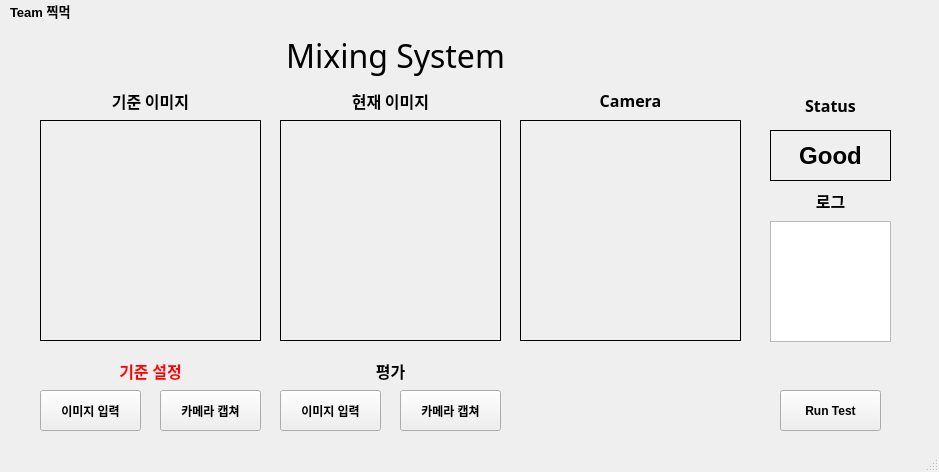
<?xml version="1.0" encoding="UTF-8"?>
<ui version="4.0">
 <class>MainWindow</class>
 <widget class="QMainWindow" name="MainWindow">
  <property name="geometry">
   <rect>
    <x>0</x>
    <y>0</y>
    <width>939</width>
    <height>472</height>
   </rect>
  </property>
  <property name="windowTitle">
   <string>MainWindow</string>
  </property>
  <property name="styleSheet">
   <string notr="true"/>
  </property>
  <widget class="QWidget" name="centralwidget">
   <widget class="QPushButton" name="pushSample">
    <property name="geometry">
     <rect>
      <x>780</x>
      <y>390</y>
      <width>101</width>
      <height>41</height>
     </rect>
    </property>
    <property name="font">
     <font>
      <bold>true</bold>
     </font>
    </property>
    <property name="text">
     <string>Run Test</string>
    </property>
   </widget>
   <widget class="QPushButton" name="pushInput">
    <property name="geometry">
     <rect>
      <x>280</x>
      <y>390</y>
      <width>101</width>
      <height>41</height>
     </rect>
    </property>
    <property name="font">
     <font>
      <bold>true</bold>
     </font>
    </property>
    <property name="text">
     <string>이미지 입력</string>
    </property>
   </widget>
   <widget class="QLabel" name="BaseImg">
    <property name="geometry">
     <rect>
      <x>50</x>
      <y>130</y>
      <width>200</width>
      <height>200</height>
     </rect>
    </property>
    <property name="frameShape">
     <enum>QFrame::NoFrame</enum>
    </property>
    <property name="text">
     <string/>
    </property>
   </widget>
   <widget class="QLabel" name="label_2">
    <property name="geometry">
     <rect>
      <x>50</x>
      <y>90</y>
      <width>201</width>
      <height>21</height>
     </rect>
    </property>
    <property name="font">
     <font>
      <family>맑은 고딕</family>
      <pointsize>12</pointsize>
      <bold>true</bold>
     </font>
    </property>
    <property name="text">
     <string>기준 이미지</string>
    </property>
    <property name="alignment">
     <set>Qt::AlignCenter</set>
    </property>
   </widget>
   <widget class="QLabel" name="label_3">
    <property name="geometry">
     <rect>
      <x>770</x>
      <y>90</y>
      <width>121</width>
      <height>31</height>
     </rect>
    </property>
    <property name="font">
     <font>
      <family>맑은 고딕</family>
      <pointsize>12</pointsize>
      <bold>true</bold>
     </font>
    </property>
    <property name="text">
     <string>Status</string>
    </property>
    <property name="alignment">
     <set>Qt::AlignCenter</set>
    </property>
   </widget>
   <widget class="QLabel" name="label_4">
    <property name="geometry">
     <rect>
      <x>10</x>
      <y>0</y>
      <width>101</width>
      <height>21</height>
     </rect>
    </property>
    <property name="font">
     <font>
      <pointsize>10</pointsize>
      <bold>true</bold>
     </font>
    </property>
    <property name="text">
     <string>Team 찍먹</string>
    </property>
    <property name="alignment">
     <set>Qt::AlignBottom|Qt::AlignLeading|Qt::AlignLeft</set>
    </property>
   </widget>
   <widget class="QPushButton" name="pushFit">
    <property name="geometry">
     <rect>
      <x>40</x>
      <y>390</y>
      <width>101</width>
      <height>41</height>
     </rect>
    </property>
    <property name="palette">
     <palette>
      <active>
       <colorrole role="WindowText">
        <brush brushstyle="SolidPattern">
         <color alpha="255">
          <red>0</red>
          <green>0</green>
          <blue>0</blue>
         </color>
        </brush>
       </colorrole>
       <colorrole role="ButtonText">
        <brush brushstyle="SolidPattern">
         <color alpha="255">
          <red>0</red>
          <green>0</green>
          <blue>0</blue>
         </color>
        </brush>
       </colorrole>
      </active>
      <inactive>
       <colorrole role="WindowText">
        <brush brushstyle="SolidPattern">
         <color alpha="255">
          <red>0</red>
          <green>0</green>
          <blue>0</blue>
         </color>
        </brush>
       </colorrole>
       <colorrole role="ButtonText">
        <brush brushstyle="SolidPattern">
         <color alpha="255">
          <red>0</red>
          <green>0</green>
          <blue>0</blue>
         </color>
        </brush>
       </colorrole>
      </inactive>
      <disabled/>
     </palette>
    </property>
    <property name="font">
     <font>
      <bold>true</bold>
      <underline>false</underline>
     </font>
    </property>
    <property name="text">
     <string>이미지 입력</string>
    </property>
   </widget>
   <widget class="QLabel" name="TargetImg">
    <property name="geometry">
     <rect>
      <x>290</x>
      <y>130</y>
      <width>200</width>
      <height>200</height>
     </rect>
    </property>
    <property name="frameShape">
     <enum>QFrame::NoFrame</enum>
    </property>
    <property name="text">
     <string/>
    </property>
   </widget>
   <widget class="QLabel" name="label_6">
    <property name="geometry">
     <rect>
      <x>290</x>
      <y>90</y>
      <width>201</width>
      <height>21</height>
     </rect>
    </property>
    <property name="font">
     <font>
      <family>맑은 고딕</family>
      <pointsize>12</pointsize>
      <bold>true</bold>
     </font>
    </property>
    <property name="text">
     <string>현재 이미지</string>
    </property>
    <property name="alignment">
     <set>Qt::AlignCenter</set>
    </property>
   </widget>
   <widget class="QListWidget" name="listWidget">
    <property name="geometry">
     <rect>
      <x>770</x>
      <y>221</y>
      <width>121</width>
      <height>121</height>
     </rect>
    </property>
   </widget>
   <widget class="QLabel" name="label_7">
    <property name="geometry">
     <rect>
      <x>770</x>
      <y>190</y>
      <width>121</width>
      <height>21</height>
     </rect>
    </property>
    <property name="font">
     <font>
      <family>맑은 고딕</family>
      <pointsize>12</pointsize>
      <bold>true</bold>
     </font>
    </property>
    <property name="text">
     <string>로그</string>
    </property>
    <property name="alignment">
     <set>Qt::AlignCenter</set>
    </property>
   </widget>
   <widget class="QLabel" name="label_status">
    <property name="geometry">
     <rect>
      <x>770</x>
      <y>130</y>
      <width>121</width>
      <height>51</height>
     </rect>
    </property>
    <property name="palette">
     <palette>
      <active>
       <colorrole role="WindowText">
        <brush brushstyle="SolidPattern">
         <color alpha="255">
          <red>0</red>
          <green>0</green>
          <blue>0</blue>
         </color>
        </brush>
       </colorrole>
       <colorrole role="Dark">
        <brush brushstyle="SolidPattern">
         <color alpha="255">
          <red>160</red>
          <green>160</green>
          <blue>160</blue>
         </color>
        </brush>
       </colorrole>
       <colorrole role="Mid">
        <brush brushstyle="SolidPattern">
         <color alpha="255">
          <red>160</red>
          <green>160</green>
          <blue>160</blue>
         </color>
        </brush>
       </colorrole>
       <colorrole role="Text">
        <brush brushstyle="SolidPattern">
         <color alpha="255">
          <red>0</red>
          <green>0</green>
          <blue>0</blue>
         </color>
        </brush>
       </colorrole>
       <colorrole role="ButtonText">
        <brush brushstyle="SolidPattern">
         <color alpha="255">
          <red>0</red>
          <green>0</green>
          <blue>0</blue>
         </color>
        </brush>
       </colorrole>
       <colorrole role="Base">
        <brush brushstyle="SolidPattern">
         <color alpha="255">
          <red>0</red>
          <green>255</green>
          <blue>0</blue>
         </color>
        </brush>
       </colorrole>
       <colorrole role="Window">
        <brush brushstyle="SolidPattern">
         <color alpha="255">
          <red>255</red>
          <green>255</green>
          <blue>255</blue>
         </color>
        </brush>
       </colorrole>
       <colorrole role="AlternateBase">
        <brush brushstyle="SolidPattern">
         <color alpha="255">
          <red>233</red>
          <green>231</green>
          <blue>227</blue>
         </color>
        </brush>
       </colorrole>
       <colorrole role="PlaceholderText">
        <brush brushstyle="SolidPattern">
         <color alpha="128">
          <red>0</red>
          <green>0</green>
          <blue>0</blue>
         </color>
        </brush>
       </colorrole>
      </active>
      <inactive>
       <colorrole role="WindowText">
        <brush brushstyle="SolidPattern">
         <color alpha="255">
          <red>0</red>
          <green>0</green>
          <blue>0</blue>
         </color>
        </brush>
       </colorrole>
       <colorrole role="Dark">
        <brush brushstyle="SolidPattern">
         <color alpha="255">
          <red>160</red>
          <green>160</green>
          <blue>160</blue>
         </color>
        </brush>
       </colorrole>
       <colorrole role="Mid">
        <brush brushstyle="SolidPattern">
         <color alpha="255">
          <red>160</red>
          <green>160</green>
          <blue>160</blue>
         </color>
        </brush>
       </colorrole>
       <colorrole role="Text">
        <brush brushstyle="SolidPattern">
         <color alpha="255">
          <red>0</red>
          <green>0</green>
          <blue>0</blue>
         </color>
        </brush>
       </colorrole>
       <colorrole role="ButtonText">
        <brush brushstyle="SolidPattern">
         <color alpha="255">
          <red>0</red>
          <green>0</green>
          <blue>0</blue>
         </color>
        </brush>
       </colorrole>
       <colorrole role="Base">
        <brush brushstyle="SolidPattern">
         <color alpha="255">
          <red>0</red>
          <green>255</green>
          <blue>0</blue>
         </color>
        </brush>
       </colorrole>
       <colorrole role="Window">
        <brush brushstyle="SolidPattern">
         <color alpha="255">
          <red>255</red>
          <green>255</green>
          <blue>255</blue>
         </color>
        </brush>
       </colorrole>
       <colorrole role="AlternateBase">
        <brush brushstyle="SolidPattern">
         <color alpha="255">
          <red>233</red>
          <green>231</green>
          <blue>227</blue>
         </color>
        </brush>
       </colorrole>
       <colorrole role="PlaceholderText">
        <brush brushstyle="SolidPattern">
         <color alpha="128">
          <red>0</red>
          <green>0</green>
          <blue>0</blue>
         </color>
        </brush>
       </colorrole>
      </inactive>
      <disabled>
       <colorrole role="WindowText">
        <brush brushstyle="SolidPattern">
         <color alpha="255">
          <red>0</red>
          <green>0</green>
          <blue>0</blue>
         </color>
        </brush>
       </colorrole>
       <colorrole role="Dark">
        <brush brushstyle="SolidPattern">
         <color alpha="255">
          <red>160</red>
          <green>160</green>
          <blue>160</blue>
         </color>
        </brush>
       </colorrole>
       <colorrole role="Mid">
        <brush brushstyle="SolidPattern">
         <color alpha="255">
          <red>160</red>
          <green>160</green>
          <blue>160</blue>
         </color>
        </brush>
       </colorrole>
       <colorrole role="Text">
        <brush brushstyle="SolidPattern">
         <color alpha="255">
          <red>0</red>
          <green>0</green>
          <blue>0</blue>
         </color>
        </brush>
       </colorrole>
       <colorrole role="ButtonText">
        <brush brushstyle="SolidPattern">
         <color alpha="255">
          <red>0</red>
          <green>0</green>
          <blue>0</blue>
         </color>
        </brush>
       </colorrole>
       <colorrole role="Base">
        <brush brushstyle="SolidPattern">
         <color alpha="255">
          <red>255</red>
          <green>255</green>
          <blue>255</blue>
         </color>
        </brush>
       </colorrole>
       <colorrole role="Window">
        <brush brushstyle="SolidPattern">
         <color alpha="255">
          <red>255</red>
          <green>255</green>
          <blue>255</blue>
         </color>
        </brush>
       </colorrole>
       <colorrole role="AlternateBase">
        <brush brushstyle="SolidPattern">
         <color alpha="255">
          <red>233</red>
          <green>231</green>
          <blue>227</blue>
         </color>
        </brush>
       </colorrole>
       <colorrole role="PlaceholderText">
        <brush brushstyle="SolidPattern">
         <color alpha="128">
          <red>0</red>
          <green>0</green>
          <blue>0</blue>
         </color>
        </brush>
       </colorrole>
      </disabled>
     </palette>
    </property>
    <property name="font">
     <font>
      <pointsize>18</pointsize>
      <bold>true</bold>
     </font>
    </property>
    <property name="layoutDirection">
     <enum>Qt::LeftToRight</enum>
    </property>
    <property name="autoFillBackground">
     <bool>false</bool>
    </property>
    <property name="styleSheet">
     <string notr="true">color: black;
</string>
    </property>
    <property name="frameShape">
     <enum>QFrame::Box</enum>
    </property>
    <property name="text">
     <string>Good</string>
    </property>
    <property name="alignment">
     <set>Qt::AlignCenter</set>
    </property>
    <property name="wordWrap">
     <bool>false</bool>
    </property>
   </widget>
   <widget class="QLabel" name="label_5">
    <property name="geometry">
     <rect>
      <x>50</x>
      <y>10</y>
      <width>691</width>
      <height>91</height>
     </rect>
    </property>
    <property name="font">
     <font>
      <family>궁서</family>
      <pointsize>24</pointsize>
      <bold>false</bold>
     </font>
    </property>
    <property name="text">
     <string>Mixing System</string>
    </property>
    <property name="alignment">
     <set>Qt::AlignCenter</set>
    </property>
   </widget>
   <widget class="QLabel" name="BaseImg_2">
    <property name="geometry">
     <rect>
      <x>40</x>
      <y>120</y>
      <width>221</width>
      <height>221</height>
     </rect>
    </property>
    <property name="frameShape">
     <enum>QFrame::Box</enum>
    </property>
    <property name="text">
     <string/>
    </property>
   </widget>
   <widget class="QLabel" name="BaseImg_3">
    <property name="geometry">
     <rect>
      <x>280</x>
      <y>120</y>
      <width>221</width>
      <height>221</height>
     </rect>
    </property>
    <property name="frameShape">
     <enum>QFrame::Box</enum>
    </property>
    <property name="text">
     <string/>
    </property>
   </widget>
   <widget class="QLabel" name="BaseImg_4">
    <property name="geometry">
     <rect>
      <x>520</x>
      <y>120</y>
      <width>221</width>
      <height>221</height>
     </rect>
    </property>
    <property name="frameShape">
     <enum>QFrame::Box</enum>
    </property>
    <property name="text">
     <string/>
    </property>
   </widget>
   <widget class="QLabel" name="label_8">
    <property name="geometry">
     <rect>
      <x>530</x>
      <y>90</y>
      <width>201</width>
      <height>21</height>
     </rect>
    </property>
    <property name="font">
     <font>
      <family>맑은 고딕</family>
      <pointsize>12</pointsize>
      <bold>true</bold>
     </font>
    </property>
    <property name="text">
     <string>Camera</string>
    </property>
    <property name="alignment">
     <set>Qt::AlignCenter</set>
    </property>
   </widget>
   <widget class="QLabel" name="camera">
    <property name="geometry">
     <rect>
      <x>530</x>
      <y>130</y>
      <width>200</width>
      <height>200</height>
     </rect>
    </property>
    <property name="frameShape">
     <enum>QFrame::NoFrame</enum>
    </property>
    <property name="text">
     <string/>
    </property>
   </widget>
   <widget class="QLabel" name="label_9">
    <property name="geometry">
     <rect>
      <x>50</x>
      <y>360</y>
      <width>201</width>
      <height>21</height>
     </rect>
    </property>
    <property name="palette">
     <palette>
      <active>
       <colorrole role="WindowText">
        <brush brushstyle="SolidPattern">
         <color alpha="255">
          <red>255</red>
          <green>0</green>
          <blue>0</blue>
         </color>
        </brush>
       </colorrole>
       <colorrole role="Text">
        <brush brushstyle="SolidPattern">
         <color alpha="255">
          <red>255</red>
          <green>0</green>
          <blue>0</blue>
         </color>
        </brush>
       </colorrole>
      </active>
      <inactive>
       <colorrole role="WindowText">
        <brush brushstyle="SolidPattern">
         <color alpha="255">
          <red>255</red>
          <green>0</green>
          <blue>0</blue>
         </color>
        </brush>
       </colorrole>
       <colorrole role="Text">
        <brush brushstyle="SolidPattern">
         <color alpha="255">
          <red>255</red>
          <green>0</green>
          <blue>0</blue>
         </color>
        </brush>
       </colorrole>
      </inactive>
      <disabled/>
     </palette>
    </property>
    <property name="font">
     <font>
      <family>맑은 고딕</family>
      <pointsize>12</pointsize>
      <bold>true</bold>
     </font>
    </property>
    <property name="text">
     <string>기준 설정</string>
    </property>
    <property name="alignment">
     <set>Qt::AlignCenter</set>
    </property>
   </widget>
   <widget class="QPushButton" name="pushCaptureFIt">
    <property name="geometry">
     <rect>
      <x>160</x>
      <y>390</y>
      <width>101</width>
      <height>41</height>
     </rect>
    </property>
    <property name="palette">
     <palette>
      <active>
       <colorrole role="WindowText">
        <brush brushstyle="SolidPattern">
         <color alpha="255">
          <red>0</red>
          <green>0</green>
          <blue>0</blue>
         </color>
        </brush>
       </colorrole>
       <colorrole role="ButtonText">
        <brush brushstyle="SolidPattern">
         <color alpha="255">
          <red>0</red>
          <green>0</green>
          <blue>0</blue>
         </color>
        </brush>
       </colorrole>
      </active>
      <inactive>
       <colorrole role="WindowText">
        <brush brushstyle="SolidPattern">
         <color alpha="255">
          <red>0</red>
          <green>0</green>
          <blue>0</blue>
         </color>
        </brush>
       </colorrole>
       <colorrole role="ButtonText">
        <brush brushstyle="SolidPattern">
         <color alpha="255">
          <red>0</red>
          <green>0</green>
          <blue>0</blue>
         </color>
        </brush>
       </colorrole>
      </inactive>
      <disabled/>
     </palette>
    </property>
    <property name="font">
     <font>
      <bold>true</bold>
      <underline>false</underline>
     </font>
    </property>
    <property name="text">
     <string>카메라 캡쳐</string>
    </property>
   </widget>
   <widget class="QLabel" name="label_10">
    <property name="geometry">
     <rect>
      <x>290</x>
      <y>360</y>
      <width>201</width>
      <height>21</height>
     </rect>
    </property>
    <property name="palette">
     <palette>
      <active>
       <colorrole role="WindowText">
        <brush brushstyle="SolidPattern">
         <color alpha="255">
          <red>0</red>
          <green>0</green>
          <blue>0</blue>
         </color>
        </brush>
       </colorrole>
       <colorrole role="Text">
        <brush brushstyle="SolidPattern">
         <color alpha="255">
          <red>0</red>
          <green>0</green>
          <blue>0</blue>
         </color>
        </brush>
       </colorrole>
      </active>
      <inactive>
       <colorrole role="WindowText">
        <brush brushstyle="SolidPattern">
         <color alpha="255">
          <red>0</red>
          <green>0</green>
          <blue>0</blue>
         </color>
        </brush>
       </colorrole>
       <colorrole role="Text">
        <brush brushstyle="SolidPattern">
         <color alpha="255">
          <red>0</red>
          <green>0</green>
          <blue>0</blue>
         </color>
        </brush>
       </colorrole>
      </inactive>
      <disabled/>
     </palette>
    </property>
    <property name="font">
     <font>
      <family>맑은 고딕</family>
      <pointsize>12</pointsize>
      <bold>true</bold>
     </font>
    </property>
    <property name="text">
     <string>평가</string>
    </property>
    <property name="alignment">
     <set>Qt::AlignCenter</set>
    </property>
   </widget>
   <widget class="QPushButton" name="pushCapture">
    <property name="geometry">
     <rect>
      <x>400</x>
      <y>390</y>
      <width>101</width>
      <height>41</height>
     </rect>
    </property>
    <property name="font">
     <font>
      <bold>true</bold>
     </font>
    </property>
    <property name="text">
     <string>카메라 캡쳐</string>
    </property>
   </widget>
   <zorder>BaseImg_2</zorder>
   <zorder>BaseImg_3</zorder>
   <zorder>label_5</zorder>
   <zorder>pushSample</zorder>
   <zorder>pushInput</zorder>
   <zorder>BaseImg</zorder>
   <zorder>label_3</zorder>
   <zorder>label_4</zorder>
   <zorder>pushFit</zorder>
   <zorder>TargetImg</zorder>
   <zorder>label_6</zorder>
   <zorder>label_2</zorder>
   <zorder>listWidget</zorder>
   <zorder>label_7</zorder>
   <zorder>label_status</zorder>
   <zorder>BaseImg_4</zorder>
   <zorder>label_8</zorder>
   <zorder>camera</zorder>
   <zorder>label_9</zorder>
   <zorder>pushCaptureFIt</zorder>
   <zorder>label_10</zorder>
   <zorder>pushCapture</zorder>
  </widget>
  <widget class="QMenuBar" name="menubar">
   <property name="geometry">
    <rect>
     <x>0</x>
     <y>0</y>
     <width>939</width>
     <height>21</height>
    </rect>
   </property>
  </widget>
  <widget class="QStatusBar" name="statusbar"/>
 </widget>
 <resources/>
 <connections/>
</ui>
